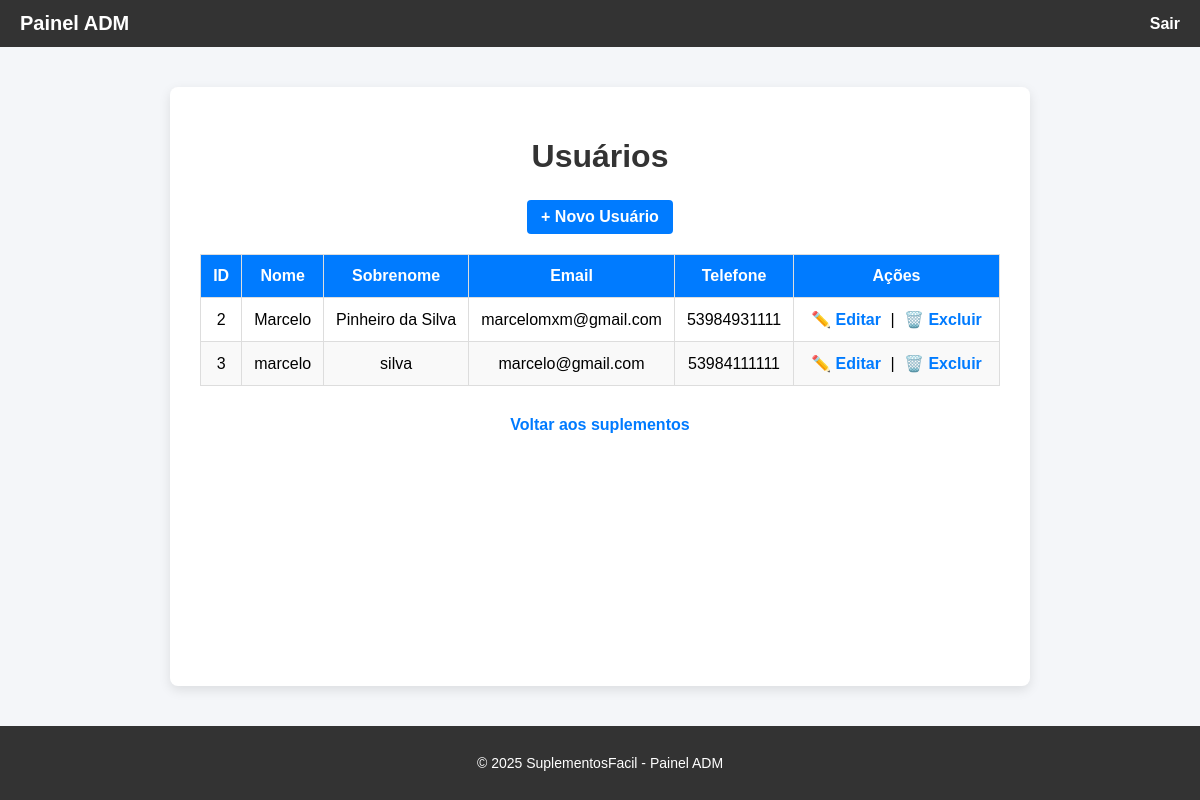
Screenshot of /index.php?controller=usuario&action=listar (signed in) with the database file from the repository.
### tables this page shows
CREATE TABLE `usuario` (
  `id` int(11) NOT NULL,
  `nome` varchar(100) NOT NULL,
  `sobrenome` varchar(100) DEFAULT NULL,
  `email` varchar(150) NOT NULL,
  `telefone` varchar(30) DEFAULT NULL,
  `senha` varchar(255) NOT NULL
);

### app/controllers/UsuarioController.php (called while the page is built, shortened)
<?php
require_once __DIR__ . '/../dao/UsuarioDAO.php';
require_once __DIR__ . '/../models/Usuario.php';
class UsuarioController {
    private $usuarioDao;
    public function __construct() {
        $this->usuarioDao = new UsuarioDAO();
    }
    public function listar() {
        $usuarios = $this->usuarioDao->listar();
        require_once __DIR__ . '/../views/usuario/listar.php';
    }
}

### config/banco.php (called while the page is built)
<?php
function getConnection() {
    try {
        $conexao = new PDO("mysql:host=localhost;dbname=suplementosfacil", "root", "");
        $conexao->setAttribute(PDO::ATTR_ERRMODE, PDO::ERRMODE_EXCEPTION);
        return $conexao;
    } catch (PDOException $e) {
        die("Erro: " . $e->getMessage());
    }
}
?>

### app/dao/UsuarioDAO.php (called while the page is built, shortened)
<?php
require_once __DIR__ . '/../models/Usuario.php';
require_once __DIR__ . '/../../config/banco.php';
class UsuarioDAO {
    private $conexao;
    public function __construct() {
        $this->conexao = getConnection();
    }
    public function listar() {
        $sql = "SELECT * FROM usuario";
        $stmt = $this->conexao->query($sql);
        return $stmt->fetchAll(PDO::FETCH_CLASS, 'Usuario');
    }
}

### app/models/Usuario.php (called while the page is built, shortened)
<?php
class Usuario {
    private $id;
    private $nome;
    private $sobrenome;
    private $email;
    private $telefone;
    public function getId() {
        return $this->id;
    }
    public function getNome() {
        return $this->nome;
    }
    public function getSobrenome() {
        return $this->sobrenome;
    }
    public function getEmail() {
        return $this->email;
    }
    public function getTelefone() {
        return $this->telefone;
    }
}

### app/views/usuario/listar.php (the view, shortened to what this page needs)
<!DOCTYPE html>
<html lang="pt-br">
<head>
  <link rel="stylesheet" href="public/css/usuario/listar.css">
</head>
<body>
  <nav class="navbar">
    <div class="logo">Painel ADM</div>
    <div class="logout">
      <a href="index.php?controller=usuario&action=logout">Sair</a>
    </div>
  </nav>
  <div class="container">
    <h1>Usuários</h1>
    <div class="actions">
      <a href="index.php?controller=usuario&action=cadastrarForm">+ Novo Usuário</a>
    </div>
    <table>
      <thead>
        <tr>
          <th>ID</th>
          <th>Nome</th>
          <th>Sobrenome</th>
          <th>Email</th>
          <th>Telefone</th>
          <th>Ações</th>
        </tr>
      </thead>
      <tbody>
        <?php if (!empty($usuarios)): ?>
          <?php foreach ($usuarios as $u): ?>
            <tr>
              <td data-label="ID"><?= htmlspecialchars($u->getId()) ?></td>
              <td data-label="Nome"><?= htmlspecialchars($u->getNome()) ?></td>
              <td data-label="Sobrenome"><?= htmlspecialchars($u->getSobrenome()) ?></td>
              <td data-label="Email"><?= htmlspecialchars($u->getEmail()) ?></td>
              <td data-label="Telefone"><?= htmlspecialchars($u->getTelefone()) ?></td>
              <td data-label="Ações" class="table-actions">
                <a href="index.php?controller=usuario&action=editar&id=<?= $u->getId() ?>">✏️ Editar</a> |
                <a href="index.php?controller=usuario&action=excluir&id=<?= $u->getId() ?>"
                   onclick="return confirm('Confirma exclusão?')">🗑️ Excluir</a>
              </td>
            </tr>
          <?php endforeach; ?>
        <?php else: ?>
          <tr>
            <td colspan="6"><em>Nenhum usuário cadastrado.</em></td>
          </tr>
        <?php endif; ?>
      </tbody>
    </table>
    <a href="index.php?controller=suplemento&action=listar" class="back-link">Voltar aos suplementos</a>
  </div>
  <footer>
    <p>&copy; 2025 SuplementosFacil - Painel ADM</p>
  </footer>
</body>
</html>

### public/css/usuario/listar.css (style rules this page uses)
body { font-family: Arial, sans-serif; background: #f4f6f9; margin: 0; padding: 0; min-height: 100vh; display: flex; flex-direction: column; }
.navbar { background: #333; color: #fff; padding: 12px 20px; display: flex; justify-content: space-between; align-items: center; }
.navbar .logo { font-size: 20px; font-weight: bold; }
.navbar .logout a { color: #fff; text-decoration: none; font-weight: bold; }
.container { max-width: 900px; margin: 40px auto; background: #fff; padding: 30px; border-radius: 8px; box-shadow: 0 4px 12px rgba(0,0,0,0.1); flex: 1; }
h1 { text-align: center; color: #333; margin-bottom: 25px; }
.actions { text-align: center; margin-bottom: 20px; }
.actions a { display: inline-block; margin: 0 10px; text-decoration: none; font-weight: bold; color: #fff; background: #007bff; padding: 8px 14px; border-radius: 4px; transition: background 0.3s; }
table { width: 100%; border-collapse: collapse; margin-top: 10px; }
thead { background: #007bff; color: #fff; }
th, td { border: 1px solid #ddd; padding: 12px; text-align: center; }
tr:nth-child(even) { background: #f9f9f9; }
.table-actions a { margin: 0 5px; text-decoration: none; font-weight: bold; color: #007bff; }
.back-link { display: block; text-align: center; margin-top: 30px; color: #007bff; text-decoration: none; font-weight: bold; }
footer { text-align: center; padding: 15px; background: #333; color: #fff; font-size: 14px; }

### rows the page displays
usuario: id "2", nome "Marcelo", sobrenome "Pinheiro da Silva", email "marcelomxm@gmail.com", telefone "53984931111"
usuario: id "3", nome "marcelo", sobrenome "silva", email "marcelo@gmail.com", telefone "53984111111"
